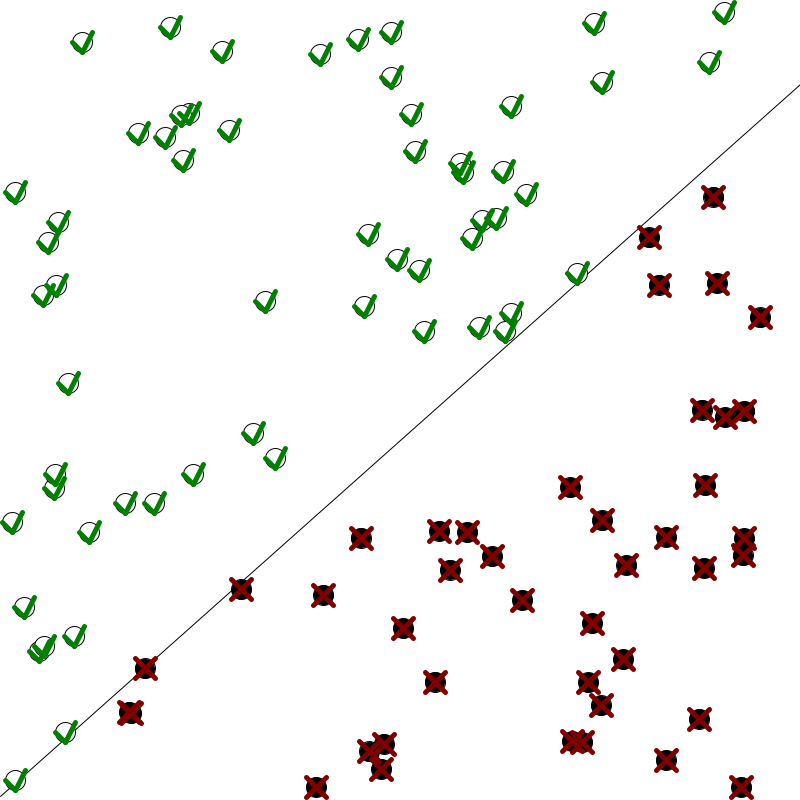
Frame 1 (no input)
Frame 60 (the mouse pressed at the canvas centre just before this capture): identical to frame 1, image omitted
Frame 120 (the mouse held since frame 60 and released just before this capture): identical to frame 1, image omitted

The Processing sketch that drew this single still picture (run headless with seeded random() and noise(); from frame 60 on, the mouse is pressed at the canvas centre):

// Processing sketch: Simple_Perceptron
// ── Simple_Perceptron.pde
Perceptron brain;

Point[] points = new Point[100];

int trainingIndex = 0;

void setup()
{
  //surface.setVisible(false);
  size(800, 800);
  // Perceptron(NumInputs)
  brain = new Perceptron(3);

  for (int p=0; p<points.length; p++)
  {
    points[p] = new Point();
  }
}

void draw()
{
  background(255);
  stroke(0);

  Point p1 = new Point(-1, f(-1));
  Point p2 = new Point(1, f(1));

  // Static line (goal)
  line(p1.pixelX(), p1.pixelY(), p2.pixelX(), p2.pixelY());

  Point p3 = new Point(-1, brain.guessY(-1));
  Point p4 = new Point(1, brain.guessY(1));

  // Moving line trying to reach the goal
  line(p3.pixelX(), p3.pixelY(), p4.pixelX(), p4.pixelY());

  //translate(width/2, height/2);

  for (Point pt : points)
  {
    pt.show();
  }

  // Testing Perceptron (guess an output to an input and test if it's correct)
  for (Point pt : points)
  {
    float[] inputs = {pt.x, pt.y, pt.bias};
    int target = pt.label;

    int guess = brain.guess(inputs);

    float px = pt.pixelX();
    float py = pt.pixelY();

    strokeWeight(5);

    if (guess == target)
    {
      // Draw a green check simbol over the point (CORRECT)
      fill(0, 128, 0);
      stroke(0, 128, 0);
      line(px-10, py, px, py+10);
      line(px, py+10, px+10, py-10);
    } else
    {
      // Draw a red cross simbol over the point (INCORRECT)
      fill(128, 0, 0);
      stroke(128, 0, 0);
      line(px-10, py-10, px+10, py+10);
      line(px-10, py+10, px+10, py-10);
    }

    strokeWeight(1);

    noStroke();
  }

  // Train each point bit a bit
  Point training = points[trainingIndex];
  float[] inputs = {training.x, training.y, training.bias};
  int target = training.label;
  brain.train(inputs, target);

  trainingIndex++;

  if (trainingIndex == points.length)
  {
    trainingIndex = 0;
  }
}
// ── Perceptron.pde
int sign(float n)
{
  if (n>=0)
  {
    return 1;
  } else
  {
    return -1;
  }
}

class Perceptron
{
  float[] weights;
  float lr = 0.005;

  Perceptron(int n)
  {
    weights = new float[n];

    for (int w=0; w<weights.length; w++)
    {
      weights[w] = random(-1, 1);
    }
  }

  // Guess an output to the input based on it's learning
  int guess(float[] inputs)
  {
    float sum = 0;
    for (int i=0; i<inputs.length; i++)
    {
      sum += inputs[i] * weights[i];
    }
    return sign(sum);
  }

  // Receive inputs and a target to guess an output and learn with it's error
  void train(float[] inputs, int target)
  {
    int guess = guess(inputs);
    int error = target - guess;

    for (int i=0; i<inputs.length; i++)
    {
      weights[i] += error * inputs[i] * lr;
    }
  }

  float guessY(float x)
  {
    float w0 = weights[0];
    float w1 = weights[1];
    float w2 = weights[2];
    
    return - (w2/w1) - (w0/w1) * x;
  }
}
// ── Training.pde
float f(float x)
{
  // y = mx + b
  return 0.89 * x - 0.1;
}

class Point
{
  float x, y, bias;
  int label;

  Point()
  {
    x = random(-1, 1);
    y = random(-1, 1);
    
    bias = 1;

    this.setLabel();
  }

  Point(float x_, float y_)
  {
    x = x_;
    y = y_;
    bias = 1;

    this.setLabel();
  }

  void setLabel()
  {
    if (y > f(x))
    {
      label = 1;
    } else
    {
      label = -1;
    }
  }

  float pixelX()
  {
    return map(x, -1, 1, 0, width);
  }

  float pixelY()
  {
    return map(y, -1, 1, height, 0);
  }

  void show()
  {
    stroke(0);

    if (label == 1)
    {
      fill(255);
    } else
    {
      fill(0);
    }

    float px = pixelX();
    float py = pixelY();

    ellipse(px, py, 20, 20);
  }
}
